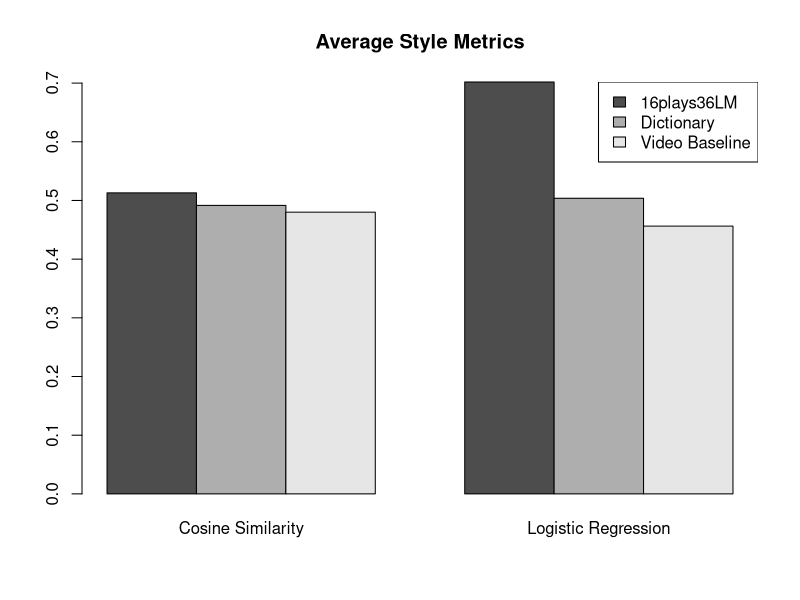

The R script that drew this image:
#16plays36:
#average-csim	0.512979241631
#average-cmaxent	0.701862536235
#phrase2:
#average-csim	0.491599098577
#average-cmaxent	0.50375691204
#video2:
#average-csim	0.480059827357
#average-cmaxent	0.456308085791

pdf('style_metrics.pdf', width=8, height=5)

systems = c('16plays36LM', 'Dictionary', 'Video Baseline')
metrics = c('Cosine Similarity', 'Logistic Regression')

barplot(t(rbind(
	 c(0.512979241631, 0.491599098577, 0.480059827357),
	 c(0.701862536235, 0.50375691204, 0.456308085791))),
	names.arg=metrics, beside=TRUE)

title("Average Style Metrics")

legend("topright", legend=systems, fill=(gray.colors(n=3)))

dev.off()